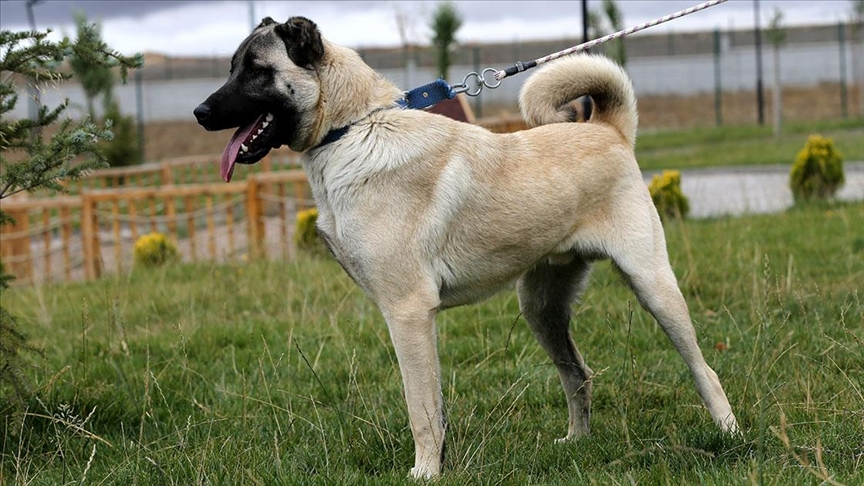
#> input picture kangal.jpg, 864 x 486 px
$ python 09112023.py
#> lines starting #> are read from the running program, lines starting #| are printed output that depends on the picture; after the words box and inside, x2 and y2 are one past the last pixel; in counts of white or black regions, pixels touching at a corner belong together
import cv2

# [65 lines of commented-out code are left out]

import cv2
import numpy as np
from matplotlib import pyplot as plt

img = cv2.imread("kangal.jpg")
#> img is the input picture: shape (486, 864, 3); mean B, G, R 92.7, 122.3, 121
img = cv2.cvtColor(img,cv2.COLOR_BGR2GRAY)
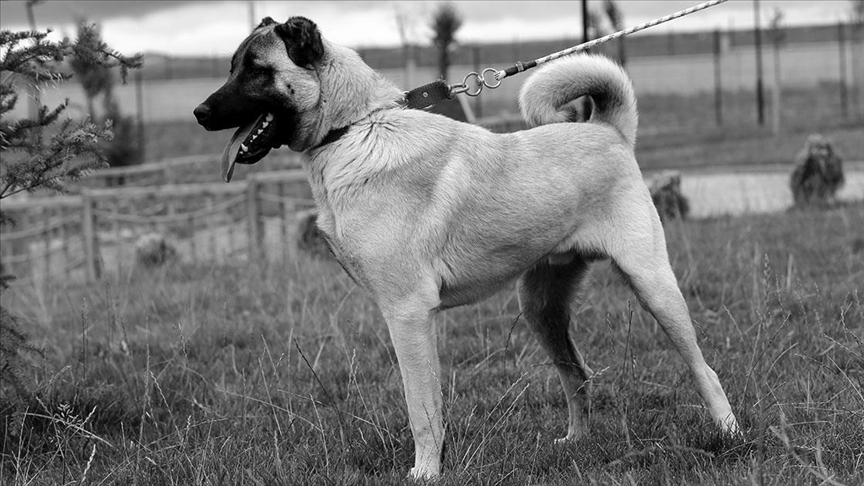
#> img: shape (486, 864); min 0, max 255, mean 118.6
img = cv2.medianBlur(img,5)

ret,th1 = cv2.threshold(img,127,255,cv2.THRESH_BINARY)
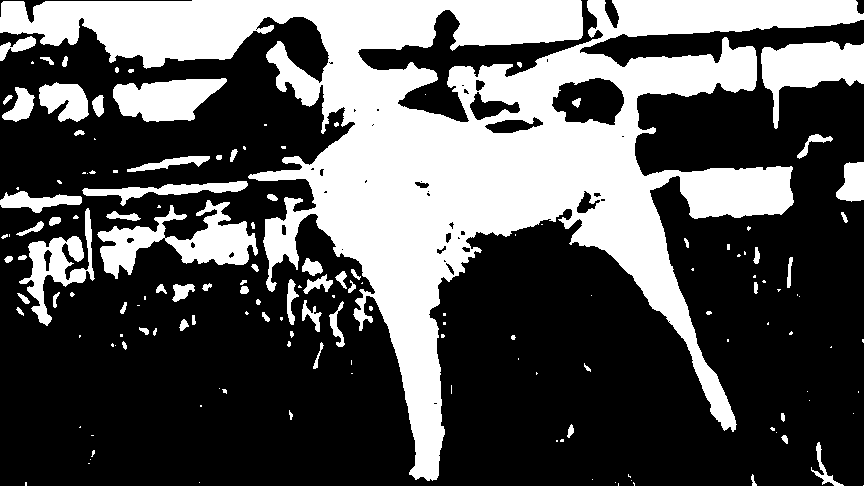
#> th1: shape (486, 864); 34% white; 154 white regions (83 under 20 px), largest, box (x1, y1, x2, y2) and area: (0, 0, 864, 481) 116095, (97, 200, 258, 279) 5049, (761, 41, 864, 129) 4303
th2 = cv2.adaptiveThreshold(img,255,cv2.ADAPTIVE_THRESH_MEAN_C,cv2.THRESH_BINARY,11,2)
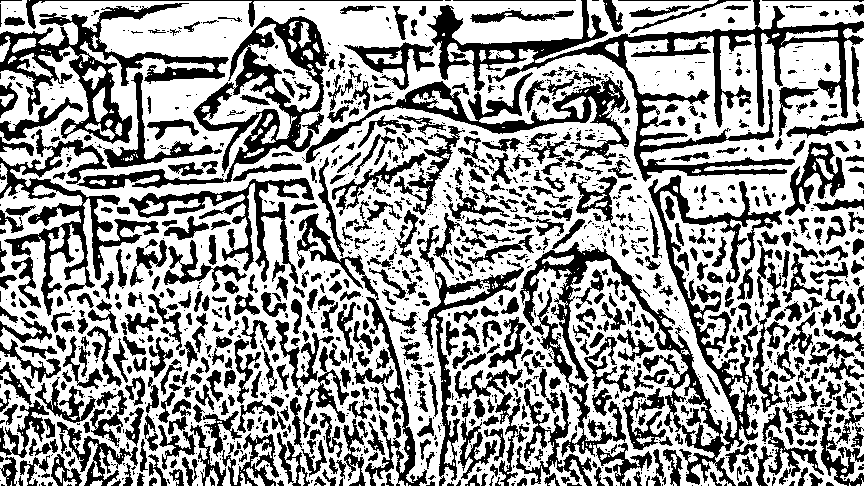
#> th2: shape (486, 864); 60.8% white; 1491 black regions (848 under 20 px), largest, box (x1, y1, x2, y2) and area: (520, 175, 782, 486) 14832, (427, 0, 864, 182) 13522, (77, 16, 329, 189) 7663
th3 = cv2.adaptiveThreshold(img,255,cv2.ADAPTIVE_THRESH_GAUSSIAN_C,cv2.THRESH_BINARY,11,2)
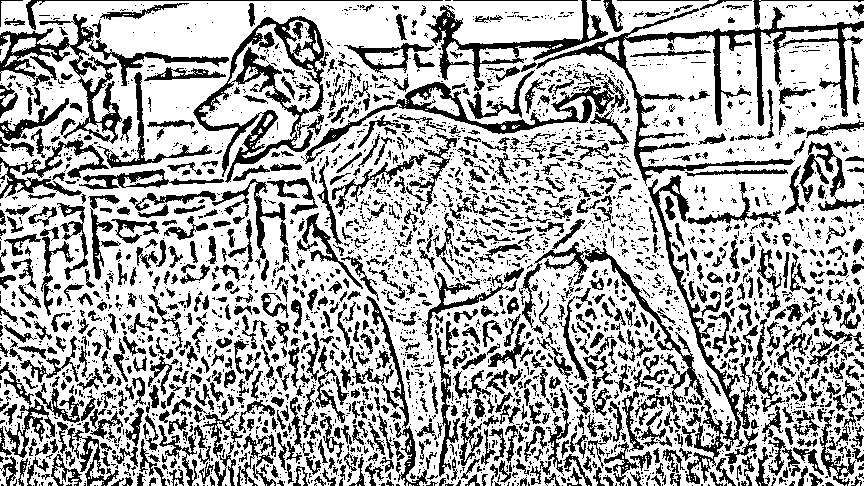
#> th3: shape (486, 864); 68% white; 3433 black regions (2435 under 20 px), largest, box (x1, y1, x2, y2) and area: (536, 7, 864, 186) 6434, (193, 16, 329, 183) 4890, (0, 14, 229, 144) 4370

titles = ['original image', 'global thresholding (v = 127)','adaptive mean thresholding','adaptive gaussian thresholding']
images = [img,th1,th2,th3]

for i in range(4):
    plt.subplot(2,2,i+1),plt.imshow(images[i],'gray')
    plt.title(titles[i])
    plt.xticks([]),plt.yticks([])

plt.show()
